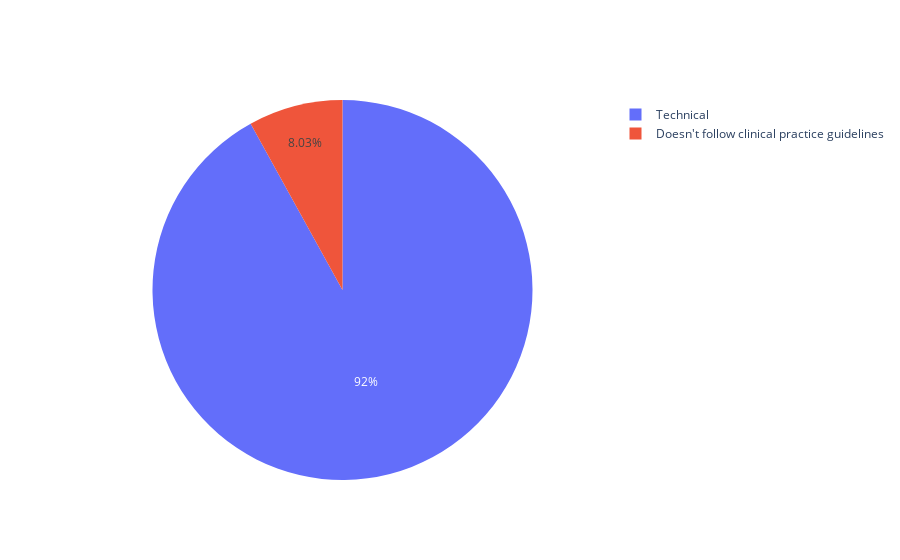

Here is the notebook cell this chart was saved with:
### Code cell
fig

### Figure 1 — Plotly figure (JSON) as saved in the notebook; plotly's stock layout.template omitted (floating-point values rounded to 4 significant figures)
{"data": [{"labels": ["Technical", "Doesn't follow clinical practice guidelines"], "type": "pie", "values": [0.9197, 0.08032]}], "layout": {}}
